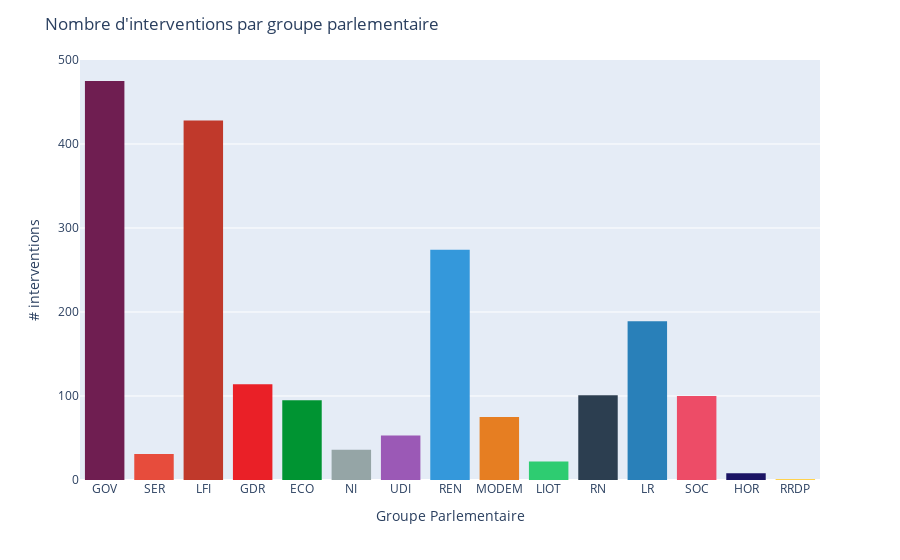

Notebook cell for this chart:
### Code cell
intervention_frequency_per_group(parlement_df)

### Figure 1 — Plotly figure (JSON) as saved in the notebook; plotly's stock layout.template omitted (floating-point values rounded to 4 significant figures; data arrays with more than 128 entries replaced by an {"elided": "..."} marker saying what was removed)
{"data": [{"alignmentgroup": "True", "bingroup": "x", "hovertemplate": "Groupe Parlementaire=%{x}<br>count=%{y}<extra></extra>", "legendgroup": "GOV", "marker": {"color": "#6F1E51", "pattern": {"shape": ""}}, "name": "GOV", "offsetgroup": "GOV", "orientation": "v", "showlegend": true, "type": "histogram", "x": {"elided": "475 str values"}, "xaxis": "x", "yaxis": "y"}, {"alignmentgroup": "True", "bingroup": "x", "hovertemplate": "Groupe Parlementaire=%{x}<br>count=%{y}<extra></extra>", "legendgroup": "SER", "marker": {"color": "#e74c3c", "pattern": {"shape": ""}}, "name": "SER", "offsetgroup": "SER", "orientation": "v", "showlegend": true, "type": "histogram", "x": ["SER", "SER", "SER", "SER", "SER", "SER", "SER", "SER", "SER", "SER", "SER", "SER", "SER", "SER", "SER", "SER", "SER", "SER", "SER", "SER", "SER", "SER", "SER", "SER", "SER", "SER", "SER", "SER", "SER", "SER", "SER"], "xaxis": "x", "yaxis": "y"}, {"alignmentgroup": "True", "bingroup": "x", "hovertemplate": "Groupe Parlementaire=%{x}<br>count=%{y}<extra></extra>", "legendgroup": "LFI", "marker": {"color": "#c0392b", "pattern": {"shape": ""}}, "name": "LFI", "offsetgroup": "LFI", "orientation": "v", "showlegend": true, "type": "histogram", "x": {"elided": "428 str values"}, "xaxis": "x", "yaxis": "y"}, {"alignmentgroup": "True", "bingroup": "x", "hovertemplate": "Groupe Parlementaire=%{x}<br>count=%{y}<extra></extra>", "legendgroup": "GDR", "marker": {"color": "#EA2027", "pattern": {"shape": ""}}, "name": "GDR", "offsetgroup": "GDR", "orientation": "v", "showlegend": true, "type": "histogram", "x": ["GDR", "GDR", "GDR", "GDR", "GDR", "GDR", "GDR", "GDR", "GDR", "GDR", "GDR", "GDR", "GDR", "GDR", "GDR", "GDR", "GDR", "GDR", "GDR", "GDR", "GDR", "GDR", "GDR", "GDR", "GDR", "GDR", "GDR", "GDR", "GDR", "GDR", "GDR", "GDR", "GDR", "GDR", "GDR", "GDR", "GDR", "GDR", "GDR", "GDR", "GDR", "GDR", "GDR", "GDR", "GDR", "GDR", "GDR", "GDR", "GDR", "GDR", "GDR", "GDR", "GDR", "GDR", "GDR", "GDR", "GDR", "GDR", "GDR", "GDR", "GDR", "GDR", "GDR", "GDR", "GDR", "GDR", "GDR", "GDR", "GDR", "GDR", "GDR", "GDR", "GDR", "GDR", "GDR", "GDR", "GDR", "GDR", "GDR", "GDR", "GDR", "GDR", "GDR", "GDR", "GDR", "GDR", "GDR", "GDR", "GDR", "GDR", "GDR", "GDR", "GDR", "GDR", "GDR", "GDR", "GDR", "GDR", "GDR", "GDR", "GDR", "GDR", "GDR", "GDR", "GDR", "GDR", "GDR", "GDR", "GDR", "GDR", "GDR", "GDR", "GDR", "GDR"], "xaxis": "x", "yaxis": "y"}, {"alignmentgroup": "True", "bingroup": "x", "hovertemplate": "Groupe Parlementaire=%{x}<br>count=%{y}<extra></extra>", "legendgroup": "ECO", "marker": {"color": "#009432", "pattern": {"shape": ""}}, "name": "ECO", "offsetgroup": "ECO", "orientation": "v", "showlegend": true, "type": "histogram", "x": ["ECO", "ECO", "ECO", "ECO", "ECO", "ECO", "ECO", "ECO", "ECO", "ECO", "ECO", "ECO", "ECO", "ECO", "ECO", "ECO", "ECO", "ECO", "ECO", "ECO", "ECO", "ECO", "ECO", "ECO", "ECO", "ECO", "ECO", "ECO", "ECO", "ECO", "ECO", "ECO", "ECO", "ECO", "ECO", "ECO", "ECO", "ECO", "ECO", "ECO", "ECO", "ECO", "ECO", "ECO", "ECO", "ECO", "ECO", "ECO", "ECO", "ECO", "ECO", "ECO", "ECO", "ECO", "ECO", "ECO", "ECO", "ECO", "ECO", "ECO", "ECO", "ECO", "ECO", "ECO", "ECO", "ECO", "ECO", "ECO", "ECO", "ECO", "ECO", "ECO", "ECO", "ECO", "ECO", "ECO", "ECO", "ECO", "ECO", "ECO", "ECO", "ECO", "ECO", "ECO", "ECO", "ECO", "ECO", "ECO", "ECO", "ECO", "ECO", "ECO", "ECO", "ECO", "ECO"], "xaxis": "x", "yaxis": "y"}, {"alignmentgroup": "True", "bingroup": "x", "hovertemplate": "Groupe Parlementaire=%{x}<br>count=%{y}<extra></extra>", "legendgroup": "NI", "marker": {"color": "#95a5a6", "pattern": {"shape": ""}}, "name": "NI", "offsetgroup": "NI", "orientation": "v", "showlegend": true, "type": "histogram", "x": ["NI", "NI", "NI", "NI", "NI", "NI", "NI", "NI", "NI", "NI", "NI", "NI", "NI", "NI", "NI", "NI", "NI", "NI", "NI", "NI", "NI", "NI", "NI", "NI", "NI", "NI", "NI", "NI", "NI", "NI", "NI", "NI", "NI", "NI", "NI", "NI"], "xaxis": "x", "yaxis": "y"}, {"alignmentgroup": "True", "bingroup": "x", "hovertemplate": "Groupe Parlementaire=%{x}<br>count=%{y}<extra></extra>", "legendgroup": "UDI", "marker": {"color": "#9b59b6", "pattern": {"shape": ""}}, "name": "UDI", "offsetgroup": "UDI", "orientation": "v", "showlegend": true, "type": "histogram", "x": ["UDI", "UDI", "UDI", "UDI", "UDI", "UDI", "UDI", "UDI", "UDI", "UDI", "UDI", "UDI", "UDI", "UDI", "UDI", "UDI", "UDI", "UDI", "UDI", "UDI", "UDI", "UDI", "UDI", "UDI", "UDI", "UDI", "UDI", "UDI", "UDI", "UDI", "UDI", "UDI", "UDI", "UDI", "UDI", "UDI", "UDI", "UDI", "UDI", "UDI", "UDI", "UDI", "UDI", "UDI", "UDI", "UDI", "UDI", "UDI", "UDI", "UDI", "UDI", "UDI", "UDI"], "xaxis": "x", "yaxis": "y"}, {"alignmentgroup": "True", "bingroup": "x", "hovertemplate": "Groupe Parlementaire=%{x}<br>count=%{y}<extra></extra>", "legendgroup": "REN", "marker": {"color": "#3498db", "pattern": {"shape": ""}}, "name": "REN", "offsetgroup": "REN", "orientation": "v", "showlegend": true, "type": "histogram", "x": {"elided": "274 str values"}, "xaxis": "x", "yaxis": "y"}, {"alignmentgroup": "True", "bingroup": "x", "hovertemplate": "Groupe Parlementaire=%{x}<br>count=%{y}<extra></extra>", "legendgroup": "MODEM", "marker": {"color": "#e67e22", "pattern": {"shape": ""}}, "name": "MODEM", "offsetgroup": "MODEM", "orientation": "v", "showlegend": true, "type": "histogram", "x": ["MODEM", "MODEM", "MODEM", "MODEM", "MODEM", "MODEM", "MODEM", "MODEM", "MODEM", "MODEM", "MODEM", "MODEM", "MODEM", "MODEM", "MODEM", "MODEM", "MODEM", "MODEM", "MODEM", "MODEM", "MODEM", "MODEM", "MODEM", "MODEM", "MODEM", "MODEM", "MODEM", "MODEM", "MODEM", "MODEM", "MODEM", "MODEM", "MODEM", "MODEM", "MODEM", "MODEM", "MODEM", "MODEM", "MODEM", "MODEM", "MODEM", "MODEM", "MODEM", "MODEM", "MODEM", "MODEM", "MODEM", "MODEM", "MODEM", "MODEM", "MODEM", "MODEM", "MODEM", "MODEM", "MODEM", "MODEM", "MODEM", "MODEM", "MODEM", "MODEM", "MODEM", "MODEM", "MODEM", "MODEM", "MODEM", "MODEM", "MODEM", "MODEM", "MODEM", "MODEM", "MODEM", "MODEM", "MODEM", "MODEM", "MODEM"], "xaxis": "x", "yaxis": "y"}, {"alignmentgroup": "True", "bingroup": "x", "hovertemplate": "Groupe Parlementaire=%{x}<br>count=%{y}<extra></extra>", "legendgroup": "LIOT", "marker": {"color": "#2ecc71", "pattern": {"shape": ""}}, "name": "LIOT", "offsetgroup": "LIOT", "orientation": "v", "showlegend": true, "type": "histogram", "x": ["LIOT", "LIOT", "LIOT", "LIOT", "LIOT", "LIOT", "LIOT", "LIOT", "LIOT", "LIOT", "LIOT", "LIOT", "LIOT", "LIOT", "LIOT", "LIOT", "LIOT", "LIOT", "LIOT", "LIOT", "LIOT", "LIOT"], "xaxis": "x", "yaxis": "y"}, {"alignmentgroup": "True", "bingroup": "x", "hovertemplate": "Groupe Parlementaire=%{x}<br>count=%{y}<extra></extra>", "legendgroup": "RN", "marker": {"color": "#2c3e50", "pattern": {"shape": ""}}, "name": "RN", "offsetgroup": "RN", "orientation": "v", "showlegend": true, "type": "histogram", "x": ["RN", "RN", "RN", "RN", "RN", "RN", "RN", "RN", "RN", "RN", "RN", "RN", "RN", "RN", "RN", "RN", "RN", "RN", "RN", "RN", "RN", "RN", "RN", "RN", "RN", "RN", "RN", "RN", "RN", "RN", "RN", "RN", "RN", "RN", "RN", "RN", "RN", "RN", "RN", "RN", "RN", "RN", "RN", "RN", "RN", "RN", "RN", "RN", "RN", "RN", "RN", "RN", "RN", "RN", "RN", "RN", "RN", "RN", "RN", "RN", "RN", "RN", "RN", "RN", "RN", "RN", "RN", "RN", "RN", "RN", "RN", "RN", "RN", "RN", "RN", "RN", "RN", "RN", "RN", "RN", "RN", "RN", "RN", "RN", "RN", "RN", "RN", "RN", "RN", "RN", "RN", "RN", "RN", "RN", "RN", "RN", "RN", "RN", "RN", "RN", "RN"], "xaxis": "x", "yaxis": "y"}, {"alignmentgroup": "True", "bingroup": "x", "hovertemplate": "Groupe Parlementaire=%{x}<br>count=%{y}<extra></extra>", "legendgroup": "LR", "marker": {"color": "#2980b9", "pattern": {"shape": ""}}, "name": "LR", "offsetgroup": "LR", "orientation": "v", "showlegend": true, "type": "histogram", "x": {"elided": "189 str values"}, "xaxis": "x", "yaxis": "y"}, {"alignmentgroup": "True", "bingroup": "x", "hovertemplate": "Groupe Parlementaire=%{x}<br>count=%{y}<extra></extra>", "legendgroup": "SOC", "marker": {"color": "#ED4C67", "pattern": {"shape": ""}}, "name": "SOC", "offsetgroup": "SOC", "orientation": "v", "showlegend": true, "type": "histogram", "x": ["SOC", "SOC", "SOC", "SOC", "SOC", "SOC", "SOC", "SOC", "SOC", "SOC", "SOC", "SOC", "SOC", "SOC", "SOC", "SOC", "SOC", "SOC", "SOC", "SOC", "SOC", "SOC", "SOC", "SOC", "SOC", "SOC", "SOC", "SOC", "SOC", "SOC", "SOC", "SOC", "SOC", "SOC", "SOC", "SOC", "SOC", "SOC", "SOC", "SOC", "SOC", "SOC", "SOC", "SOC", "SOC", "SOC", "SOC", "SOC", "SOC", "SOC", "SOC", "SOC", "SOC", "SOC", "SOC", "SOC", "SOC", "SOC", "SOC", "SOC", "SOC", "SOC", "SOC", "SOC", "SOC", "SOC", "SOC", "SOC", "SOC", "SOC", "SOC", "SOC", "SOC", "SOC", "SOC", "SOC", "SOC", "SOC", "SOC", "SOC", "SOC", "SOC", "SOC", "SOC", "SOC", "SOC", "SOC", "SOC", "SOC", "SOC", "SOC", "SOC", "SOC", "SOC", "SOC", "SOC", "SOC", "SOC", "SOC", "SOC"], "xaxis": "x", "yaxis": "y"}, {"alignmentgroup": "True", "bingroup": "x", "hovertemplate": "Groupe Parlementaire=%{x}<br>count=%{y}<extra></extra>", "legendgroup": "HOR", "marker": {"color": "#1B1464", "pattern": {"shape": ""}}, "name": "HOR", "offsetgroup": "HOR", "orientation": "v", "showlegend": true, "type": "histogram", "x": ["HOR", "HOR", "HOR", "HOR", "HOR", "HOR", "HOR", "HOR"], "xaxis": "x", "yaxis": "y"}, {"alignmentgroup": "True", "bingroup": "x", "hovertemplate": "Groupe Parlementaire=%{x}<br>count=%{y}<extra></extra>", "legendgroup": "RRDP", "marker": {"color": "#FFC312", "pattern": {"shape": ""}}, "name": "RRDP", "offsetgroup": "RRDP", "orientation": "v", "showlegend": true, "type": "histogram", "x": ["RRDP"], "xaxis": "x", "yaxis": "y"}], "layout": {"barmode": "relative", "legend": {"title": {"text": "Groupe Parlementaire"}, "tracegroupgap": 0}, "margin": {"t": 60}, "showlegend": false, "title": {"text": "Nombre d'interventions par groupe parlementaire"}, "xaxis": {"anchor": "y", "categoryarray": ["GOV", "SER", "LFI", "GDR", "ECO", "NI", "UDI", "REN", "MODEM", "LIOT", "RN", "LR", "SOC", "HOR", "RRDP"], "categoryorder": "array", "domain": [0, 1], "title": {"text": "Groupe Parlementaire"}}, "yaxis": {"anchor": "x", "domain": [0, 1], "title": {"text": "# interventions"}}}}
